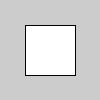
Frame 1 (no input)
Frame 60 (the mouse pressed at the canvas centre just before this capture): identical to frame 1, image omitted
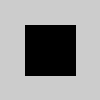
Frame 120 (the mouse held since frame 60 and released just before this capture)

The Processing sketch that drew these frames (run headless with seeded random() and noise(); from frame 60 on, the mouse is pressed at the canvas centre):

// Processing sketch: Class8_MousePressed
// ── Class8_MousePressed.pde
void setup(){
}

void draw() {
  if (mousePressed == true) {
    fill(0);
  } else {
    fill(255);
  }
  rect(25, 25, 50, 50);
}
